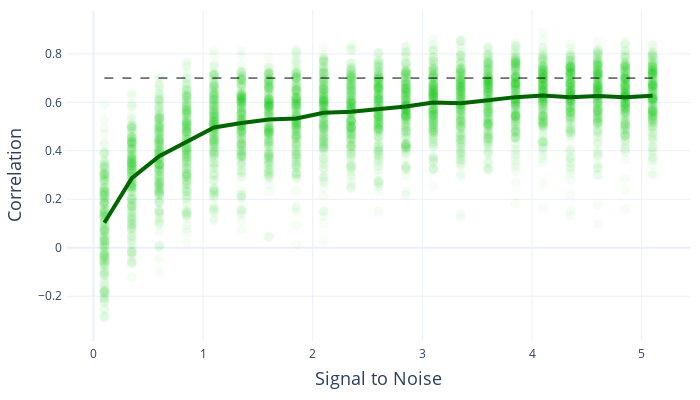

Write notebook code for a chart like this one.
### Markdown cell above
Now we can run the simulation to create Figure 2 in the blog.

### Code cell
# Make a spacing of different signals
sig = np.linspace(0.1, 5.1, 21) 
#sig = np.logspace(np.log(0.2),np.log(5),10)

# Get the simulations
D = do_sim(0.7, n_sim=200, signal=sig, randseed=10)

# Summarize the mean and std deviation
T = D.groupby("signal").apply(np.mean)
Tstd = D.groupby("signal").apply(np.std)

# Plot and show the Figure
fig = plot_Figure2(D, T, Tstd)
fig.update_layout(width=700, height=400)

### Figure 1 — Plotly figure (JSON) as saved in the notebook; plotly's stock layout.template omitted (floating-point values rounded to 4 significant figures; data arrays with more than 128 entries replaced by an {"elided": "..."} marker saying what was removed)
{"data": [{"hoverinfo": "skip", "marker": {"color": "rgba(0, 200, 0, 0.04)", "size": 10}, "mode": "markers", "name": "individual simulations", "showlegend": false, "type": "scatter", "x": {"elided": "4200 float values"}, "y": {"elided": "4200 float values"}}, {"hovertemplate": "<i>Signal</i>: %{x:.2f}<br>Mean: %{y:.2f}<br>%{text}", "line": {"color": "rgba(0, 100, 0, 1)", "width": 4}, "mode": "lines", "name": "", "showlegend": false, "text": ["Std: 0.18", "Std: 0.16", "Std: 0.15", "Std: 0.16", "Std: 0.15", "Std: 0.14", "Std: 0.13", "Std: 0.14", "Std: 0.14", "Std: 0.12", "Std: 0.13", "Std: 0.12", "Std: 0.11", "Std: 0.13", "Std: 0.12", "Std: 0.12", "Std: 0.11", "Std: 0.12", "Std: 0.12", "Std: 0.11", "Std: 0.11"], "type": "scatter", "x": [0.1, 0.35, 0.6, 0.85, 1.1, 1.35, 1.6, 1.85, 2.1, 2.35, 2.6, 2.85, 3.1, 3.35, 3.6, 3.85, 4.1, 4.35, 4.6, 4.85, 5.1], "y": [0.103, 0.2874, 0.3779, 0.4357, 0.4964, 0.5147, 0.5291, 0.5333, 0.5572, 0.5608, 0.5715, 0.5823, 0.599, 0.5961, 0.6083, 0.6213, 0.6285, 0.6209, 0.6265, 0.6213, 0.6269]}, {"hovertemplate": "True correlation<br>%{y:.2f}", "line": {"color": "rgba(0, 0, 0, 1)", "dash": "dash", "width": 1}, "mode": "lines", "name": "", "showlegend": false, "type": "scatter", "x": [0.1, 0.35, 0.6, 0.85, 1.1, 1.35, 1.6, 1.85, 2.1, 2.35, 2.6, 2.85, 3.1, 3.35, 3.6, 3.85, 4.1, 4.35, 4.6, 4.85, 5.1], "y": [0.7, 0.7, 0.7, 0.7, 0.7, 0.7, 0.7, 0.7, 0.7, 0.7, 0.7, 0.7, 0.7, 0.7, 0.7, 0.7, 0.7, 0.7, 0.7, 0.7, 0.7]}], "layout": {"autosize": true, "height": 400, "hovermode": "closest", "margin": {"b": 10, "l": 10, "pad": 4, "r": 10, "t": 10}, "width": 700, "xaxis": {"title": {"font": {"size": 18}, "text": "Signal to Noise"}}, "yaxis": {"title": {"font": {"size": 18}, "text": "Correlation"}}}}
